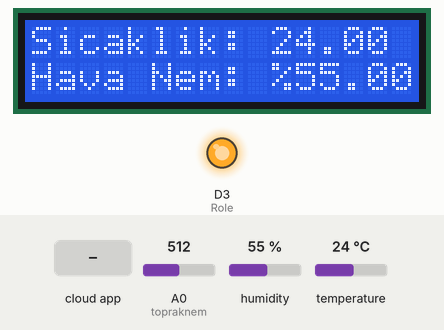
This sketch was run on a simulated ESP8266 (NodeMCU). On the bench: 16×2 character LCD, output pins drawn as LEDs (lit = HIGH). The inputs (shaded band) are chosen by the test bench; at power-on: humidity 55 %, temperature 24 °C, A0 (topraknem) = 512. WiFi joins after 1.5 s; servers stay silent unless stated; the Firebase database answers and starts empty; what the sketch prints to the serial monitor is not drawn.

Above: at 9.2 s.
9.3 s: the phone or cloud app sets role to 0
At 20.3 s:
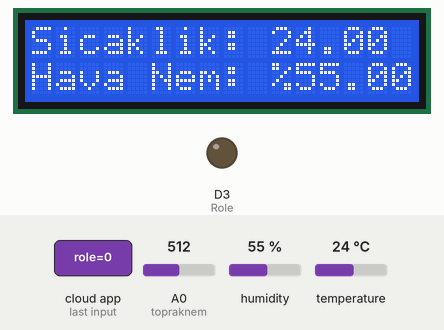
20.6 s: humidity set to 22 %
At 23.4 s:
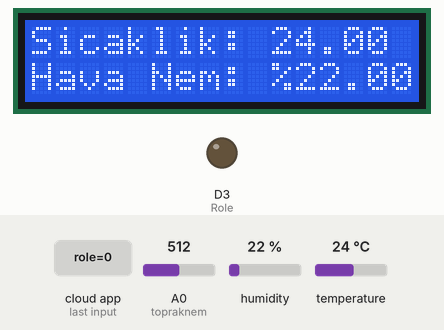
34.0 s: temperature set to 12 °C
At 36.3 s:
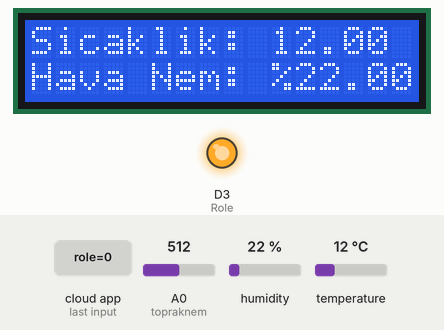
43.3 s: humidity set to 40 %
At 50.4 s:
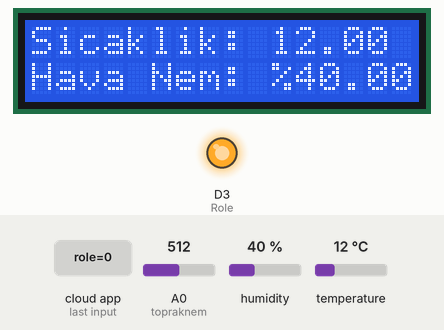
52.6 s: temperature set to 19 °C
At 63.2 s:
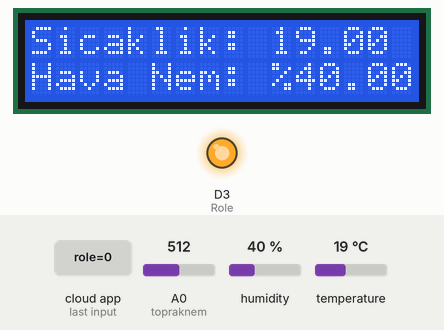
Timing chart, 0 to 64.7 s (numbered marks = the images above; inputs shaded):
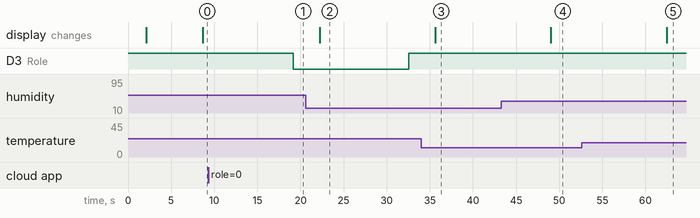

The sketch:

KendiKartimV2.ino
```cpp
//Kütüphaneler

#include <WiFiManager.h>
#include <ThingSpeak.h>;

#include <ESP8266WiFi.h>
#include <FirebaseArduino.h>
#include "DHT.h"
#include <WiFiUdp.h>
#include <NTPClient.h>
#include <TimeLib.h>
#include <ESP8266HTTPClient.h>
#include <LiquidCrystal_I2C.h>
#include <Wire.h>


//Tanımlı değişkenler


#define FIREBASE_HOST "haber-a2d51-default-rtdb.firebaseio.com"
#define FIREBASE_AUTH "*************************************"
#define WIFI_SSID "SUPERONLINE_Wi-Fi_6551"
#define WIFI_PASSWORD "*********"
#define Role D3
#define DHTPIN D5
#define DHTTYPE DHT11
#define topraknem A0


DHT dht(DHTPIN, DHTTYPE);
LiquidCrystal_I2C lcdekranim(0x27, 16, 2);
WiFiManager wm;
WiFiClient client;
String yazi;
String yazi2;
String on = "1";
String off = "0";
int toprak;
unsigned long myChannelNumber = 1990015;
const char * myWriteAPIKey = "8GCP86JWRV1FU4FT";
bool res;
void setup() {
  dht.begin();
  pinMode(topraknem, INPUT);
  pinMode(Role, OUTPUT);
  digitalWrite(Role, HIGH);
  lcdekranim.init();
  lcdekranim.backlight();
  lcdekranim.setCursor(0, 0);
  lcdekranim.print("Hello Sabri");
  lcdekranim.setCursor(0, 1);
  lcdekranim.print("Welcome Back!");
  delay(2000);
  lcdekranim.clear();
  lcdekranim.setCursor(0, 0);
  lcdekranim.print("Sistem");
  lcdekranim.setCursor(0, 1);
  lcdekranim.print("Baslatiliyor...");
  Serial.begin(115200);
  WiFi.mode(WIFI_STA);
  res = wm.autoConnect("SabriESP", "12345678");
  if (!res) {
    Serial.println("Bağlantı Sağlanamadı");
  }
  else {
    Serial.println("Ağ Bağlantısı Kuruldu");
  }
    Firebase.begin(FIREBASE_HOST, FIREBASE_AUTH);
  delay(3000);
    ThingSpeak.begin(client);
}
void sicaklikokuma() {
  float h = dht.readHumidity();
  float t = dht.readTemperature();
  float f = dht.readTemperature(true);
  if (isnan(h) || isnan(t) || isnan(f)) {
    Serial.println(F("Failed to read from DHT sensor!"));
    return;
  }
    delay(1000);
  float hif = dht.computeHeatIndex(f, h);
  float hic = dht.computeHeatIndex(t, h, false);
  lcdekranim.clear();
  lcdekranim.setCursor(0, 0);
  lcdekranim.print("Sicaklik:");
  lcdekranim.setCursor(10, 0);
  lcdekranim.print(t);
  lcdekranim.setCursor(0, 1);
  lcdekranim.print("Hava Nem: %");
  lcdekranim.setCursor(11, 1);
  lcdekranim.print(h);
  toprak = analogRead(topraknem);
    delay(1000);
    ThingSpeak.writeField(myChannelNumber, 8,t, myWriteAPIKey);
  delay(1000);
  ThingSpeak.writeField(myChannelNumber, 7,h, myWriteAPIKey);
  delay(1000);
  Firebase.setFloat("sicaklik", t);
  if (Firebase.failed()) {
    Serial.print("setting /sicaklik failed:");
    Serial.println(Firebase.error());
    return;
  }

  delay(1000);

  Firebase.setFloat("nem", h);
  if (Firebase.failed()) {
    Serial.print("setting /nem failed:");
    Serial.println(Firebase.error());
    return;
  }

    delay(1000);


  Serial.println(toprak);
  int  toprak1 = map(toprak, 630, 1023, 100, 0);
  Serial.println(toprak1);


  Firebase.setFloat("toprak", toprak1);
    delay(1000);


   if (Firebase.failed()) {
    Serial.print("setting /toprak failed:");
    Serial.println(Firebase.error());
    return;
  }
  delay(1000);


  if (toprak1 < 40) {
    Firebase.setString("role", "0");
    if (Firebase.failed()) {
    Serial.print("setting /sicaklik failed:");
    Serial.println(Firebase.error());
    return;
  }
    delay(1000);
  }
  else if (toprak1 > 60) {
    Firebase.setString("role", "1");
    if (Firebase.failed()) {
    Serial.print("setting /sicaklik failed:");
    Serial.println(Firebase.error());
    return;
  }
  }
    delay(1000);
}
void loop() {
    delay(1000);
  sicaklikokuma();
    delay(1000);
  if (on == Firebase.getString("role")) {
    digitalWrite(Role, HIGH);
    if (Firebase.failed()) {
    Serial.print("setting /sicaklik failed:");
    Serial.println(Firebase.error());
    return;
  }
  delay(1000);
  }

  else if (off == Firebase.getString("role")) {
    digitalWrite(Role, LOW);
    if (Firebase.failed()) {
    Serial.print("setting /sicaklik failed:");
    Serial.println(Firebase.error());
    return;
  }
  delay(1000);
  }


}
```

Measured:
- after the input at 9.3 s, D3 (Role): HIGH → LOW after 9.9 s
- after the input at 20.6 s, the display: changes after 1.6 s (image 2)
- after the input at 34.0 s, the display: changes after 1.6 s (image 3)
- after the input at 43.3 s, the display: changes after 5.7 s (image 4)
- after the input at 52.6 s, the display: changes after 9.9 s (image 5)
